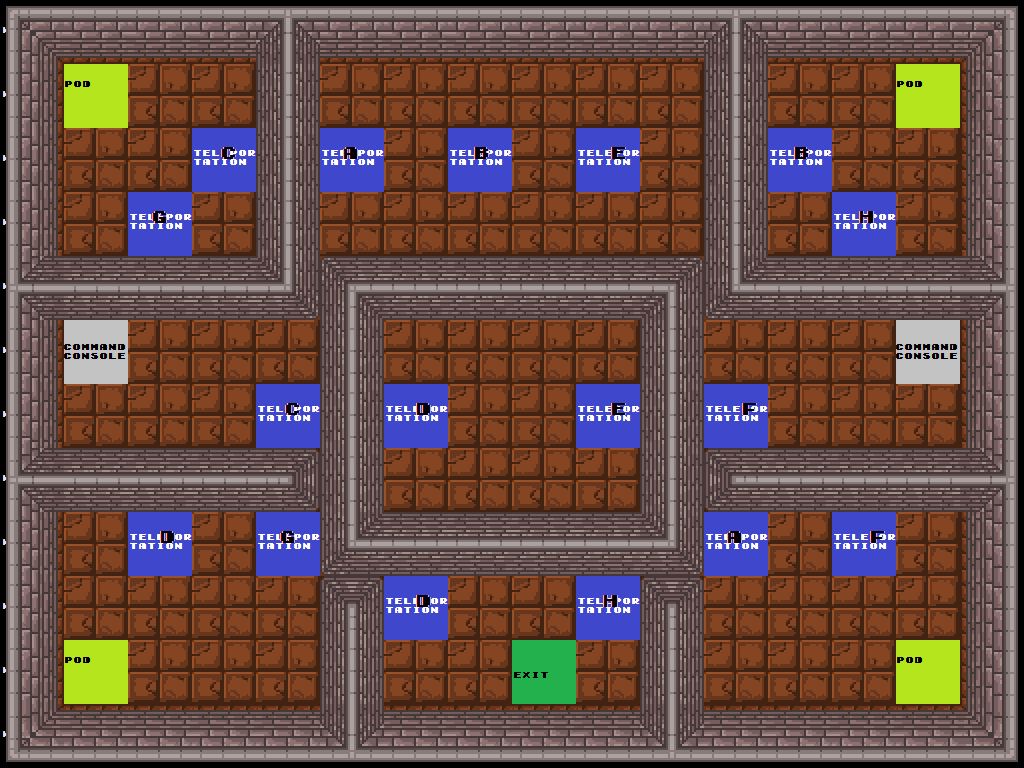

Below is a game level as drawn by its tile map, then a one-line description and the .tmx that defines it (tile-layer data replaced by summaries):
An orthogonal 16x12 tile map with 64x64 px tiles, 5 tile layers (Tiles, Objects, Links, blocs, ...), 3 tilesets.

<map version="1.0" orientation="orthogonal" width="16" height="12" tilewidth="64" tileheight="64">
 <tileset firstgid="1" name="typeOfCase" tilewidth="64" tileheight="64">
  <image source="../typeOfCase.png" width="1152" height="64" />
  <tile id="9">
   <properties>
    <property name="id" value="&quot;porte_1&quot;" />
   </properties>
  </tile>
 </tileset>
 <tileset firstgid="19" name="links" tilewidth="64" tileheight="64">
  <image source="../links.png" width="640" height="64" />
 </tileset>
 <tileset firstgid="29" name="graphs" tilewidth="64" tileheight="64">
  <image source="../../pixel/walls_64.png" width="832" height="192" />
 </tileset>
 <layer name="Tiles" width="16" height="12" opacity="0.9">
  <data>[192 cells, 192 non-empty, 2 distinct tile ids]</data>
 </layer>
 <layer name="Objects" width="16" height="12">
  <properties>
   <property name="" value="" />
  </properties>
  <data>[192 cells, 24 non-empty, 4 distinct tile ids]</data>
 </layer>
 <layer name="Links" width="16" height="12">
  <data>[192 cells, 17 non-empty, 8 distinct tile ids]</data>
 </layer>
 <layer name="blocs" width="16" height="12">
  <data>[192 cells, 0 non-empty, 0 distinct tile ids]</data>
 </layer>
 <layer name="Render" width="16" height="12">
  <data>[192 cells, 168 non-empty, 24 distinct tile ids]</data>
 </layer>
</map>
